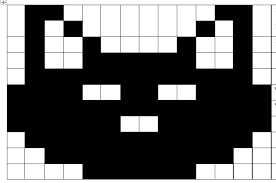
#> input picture data/cat.jpg, 276 x 183 px
$ python resizing.py
#> lines starting #> are read from the running program, lines starting #| are printed output that depends on the picture
import os
import cv2 as cv

img = cv.imread(os.path.join('..','data','cat.jpg'))
#> img is the input picture: shape (183, 276, 3); min 0, max 255, mean 105.7


img_resized = cv.resize(img, (552, 366))
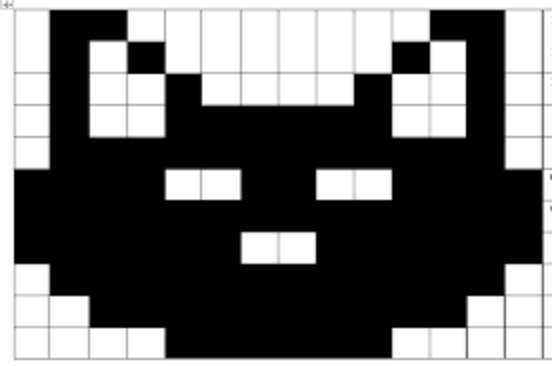
#> img_resized: shape (366, 552, 3); min 0, max 255, mean 105.7

print(img.shape)
#| (183, 276, 3)
print(img_resized.shape)
#| (366, 552, 3)

cv.imshow('img', img)
cv.imshow('img_resized', img_resized)

cv.waitKey(0)

$ run again, with data/birds.jpg copied over data/cat.jpg
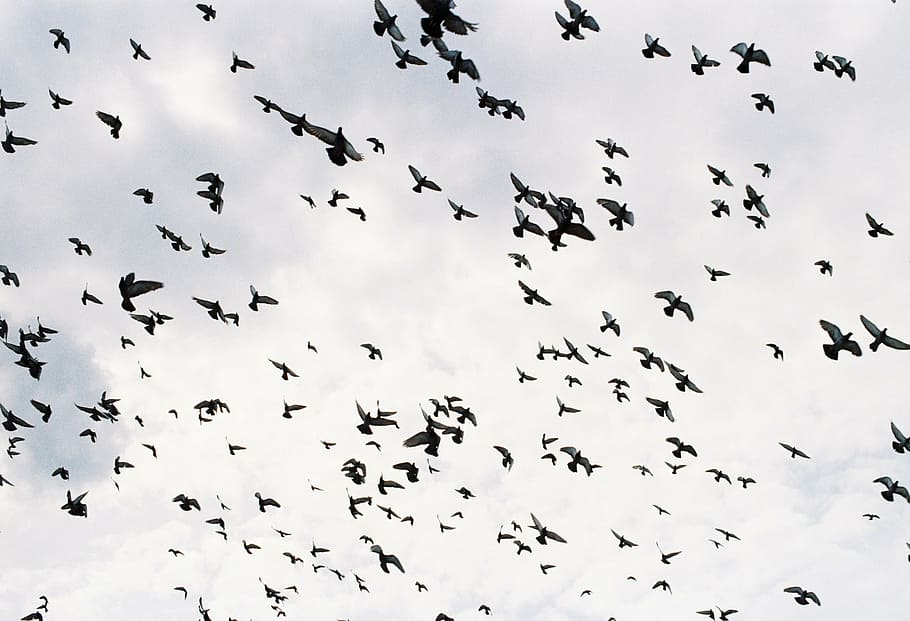
#> input picture data/birds.jpg, 910 x 621 px
#> img is the input picture: shape (621, 910, 3); mean B, G, R 219.1, 218.5, 219.1
#> `img_resized = cv.resize(img, (552, 366))`:
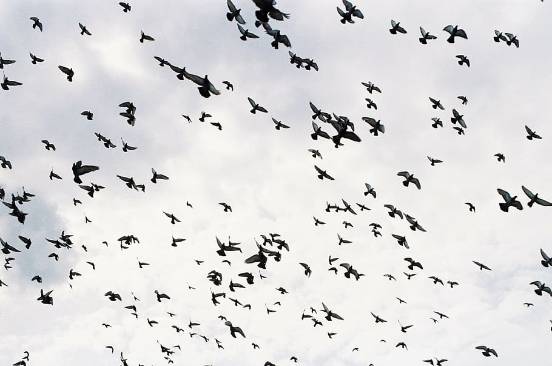
#> img_resized: shape (366, 552, 3); mean B, G, R 219.1, 218.5, 219
#| (621, 910, 3)
#| (366, 552, 3)
